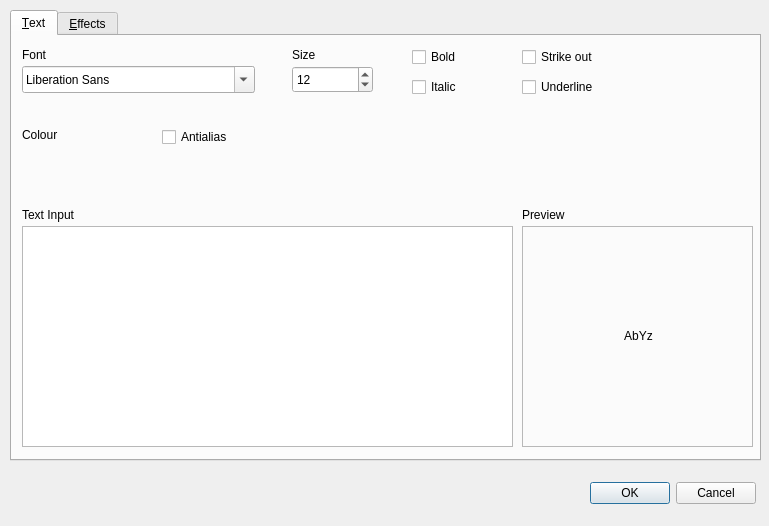
<?xml version="1.0" encoding="UTF-8"?>
<ui version="4.0">
 <class>textDialog</class>
 <widget class="QDialog" name="textDialog">
  <property name="geometry">
   <rect>
    <x>0</x>
    <y>0</y>
    <width>769</width>
    <height>526</height>
   </rect>
  </property>
  <property name="windowTitle">
   <string>Text</string>
  </property>
  <widget class="QTabWidget" name="tabWidget">
   <property name="geometry">
    <rect>
     <x>10</x>
     <y>10</y>
     <width>751</width>
     <height>451</height>
    </rect>
   </property>
   <property name="currentIndex">
    <number>0</number>
   </property>
   <widget class="QWidget" name="tab">
    <attribute name="title">
     <string>&amp;Text</string>
    </attribute>
    <widget class="QFontComboBox" name="fontComboBox">
     <property name="geometry">
      <rect>
       <x>10</x>
       <y>30</y>
       <width>233</width>
       <height>27</height>
      </rect>
     </property>
    </widget>
    <widget class="QLabel" name="label">
     <property name="geometry">
      <rect>
       <x>10</x>
       <y>10</y>
       <width>67</width>
       <height>17</height>
      </rect>
     </property>
     <property name="text">
      <string>Font</string>
     </property>
    </widget>
    <widget class="QLabel" name="label_2">
     <property name="geometry">
      <rect>
       <x>280</x>
       <y>10</y>
       <width>67</width>
       <height>17</height>
      </rect>
     </property>
     <property name="text">
      <string>Size</string>
     </property>
    </widget>
    <widget class="QSpinBox" name="fontSizeSpinner">
     <property name="geometry">
      <rect>
       <x>280</x>
       <y>30</y>
       <width>81</width>
       <height>27</height>
      </rect>
     </property>
     <property name="value">
      <number>12</number>
     </property>
    </widget>
    <widget class="QLabel" name="label_3">
     <property name="geometry">
      <rect>
       <x>10</x>
       <y>170</y>
       <width>67</width>
       <height>17</height>
      </rect>
     </property>
     <property name="text">
      <string>Text Input</string>
     </property>
    </widget>
    <widget class="QPlainTextEdit" name="plainTextEdit">
     <property name="geometry">
      <rect>
       <x>10</x>
       <y>190</y>
       <width>491</width>
       <height>221</height>
      </rect>
     </property>
    </widget>
    <widget class="QLabel" name="label_4">
     <property name="geometry">
      <rect>
       <x>510</x>
       <y>170</y>
       <width>67</width>
       <height>17</height>
      </rect>
     </property>
     <property name="text">
      <string>Preview</string>
     </property>
    </widget>
    <widget class="QFrame" name="frame">
     <property name="geometry">
      <rect>
       <x>510</x>
       <y>190</y>
       <width>231</width>
       <height>221</height>
      </rect>
     </property>
     <property name="frameShape">
      <enum>QFrame::StyledPanel</enum>
     </property>
     <property name="frameShadow">
      <enum>QFrame::Raised</enum>
     </property>
     <widget class="QLabel" name="textPreview">
      <property name="geometry">
       <rect>
        <x>6</x>
        <y>-1</y>
        <width>221</width>
        <height>221</height>
       </rect>
      </property>
      <property name="text">
       <string>AbYz</string>
      </property>
      <property name="alignment">
       <set>Qt::AlignCenter</set>
      </property>
     </widget>
    </widget>
    <widget class="QCheckBox" name="checkBoxBold">
     <property name="geometry">
      <rect>
       <x>400</x>
       <y>10</y>
       <width>97</width>
       <height>22</height>
      </rect>
     </property>
     <property name="text">
      <string>Bold</string>
     </property>
    </widget>
    <widget class="QCheckBox" name="checkBoxItalic">
     <property name="geometry">
      <rect>
       <x>400</x>
       <y>40</y>
       <width>97</width>
       <height>22</height>
      </rect>
     </property>
     <property name="text">
      <string>Italic</string>
     </property>
    </widget>
    <widget class="QCheckBox" name="checkBoxStrike">
     <property name="geometry">
      <rect>
       <x>510</x>
       <y>10</y>
       <width>97</width>
       <height>22</height>
      </rect>
     </property>
     <property name="text">
      <string>Strike out</string>
     </property>
    </widget>
    <widget class="QCheckBox" name="checkBoxUnderline">
     <property name="geometry">
      <rect>
       <x>510</x>
       <y>40</y>
       <width>97</width>
       <height>22</height>
      </rect>
     </property>
     <property name="text">
      <string>Underline</string>
     </property>
    </widget>
    <widget class="QLabel" name="label_5">
     <property name="geometry">
      <rect>
       <x>10</x>
       <y>90</y>
       <width>67</width>
       <height>17</height>
      </rect>
     </property>
     <property name="text">
      <string>Colour</string>
     </property>
    </widget>
    <widget class="QLabel" name="textColour">
     <property name="geometry">
      <rect>
       <x>10</x>
       <y>111</y>
       <width>71</width>
       <height>31</height>
      </rect>
     </property>
     <property name="autoFillBackground">
      <bool>false</bool>
     </property>
     <property name="text">
      <string/>
     </property>
    </widget>
    <widget class="QCheckBox" name="checkBoxAntialias">
     <property name="geometry">
      <rect>
       <x>150</x>
       <y>90</y>
       <width>96</width>
       <height>22</height>
      </rect>
     </property>
     <property name="text">
      <string>Antialias</string>
     </property>
    </widget>
   </widget>
   <widget class="QWidget" name="tab_2">
    <attribute name="title">
     <string>&amp;Effects</string>
    </attribute>
   </widget>
  </widget>
  <widget class="QDialogButtonBox" name="buttonBoxtextDialog">
   <property name="geometry">
    <rect>
     <x>580</x>
     <y>480</y>
     <width>176</width>
     <height>27</height>
    </rect>
   </property>
   <property name="standardButtons">
    <set>QDialogButtonBox::Cancel|QDialogButtonBox::Ok</set>
   </property>
  </widget>
 </widget>
 <resources/>
 <connections/>
</ui>
